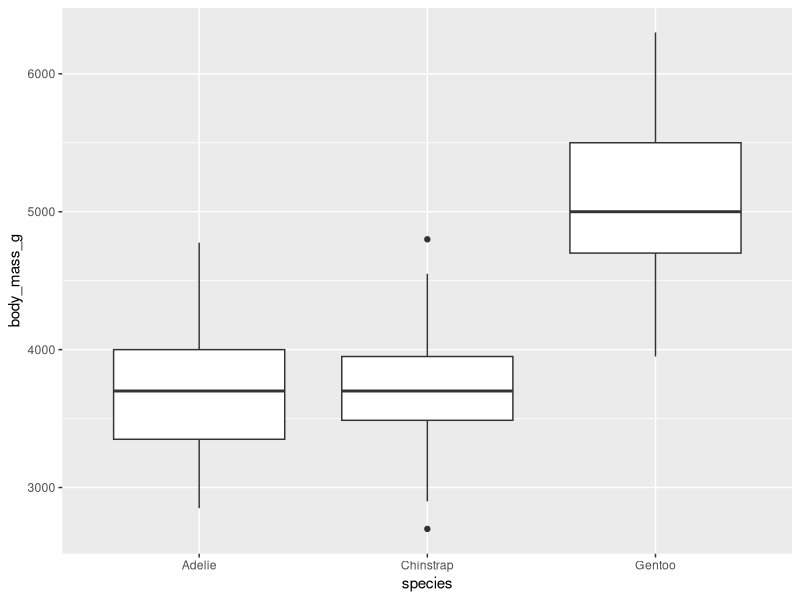
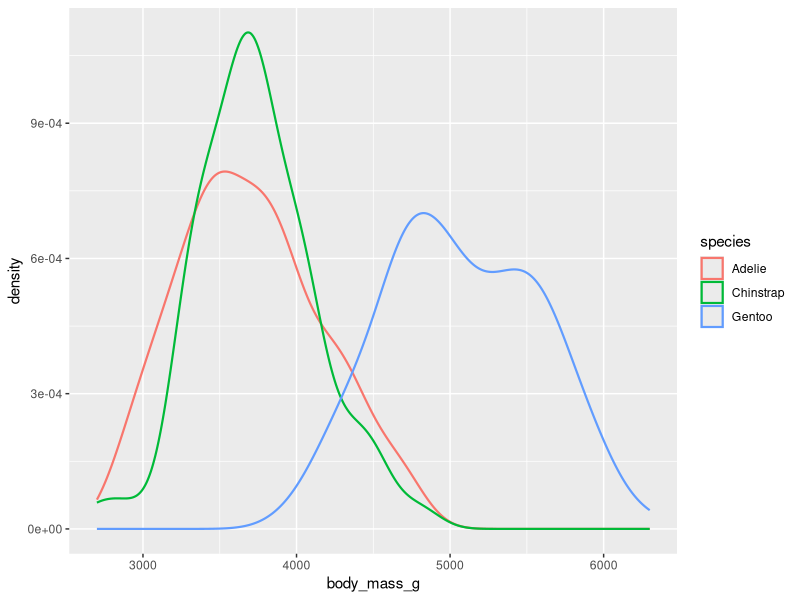
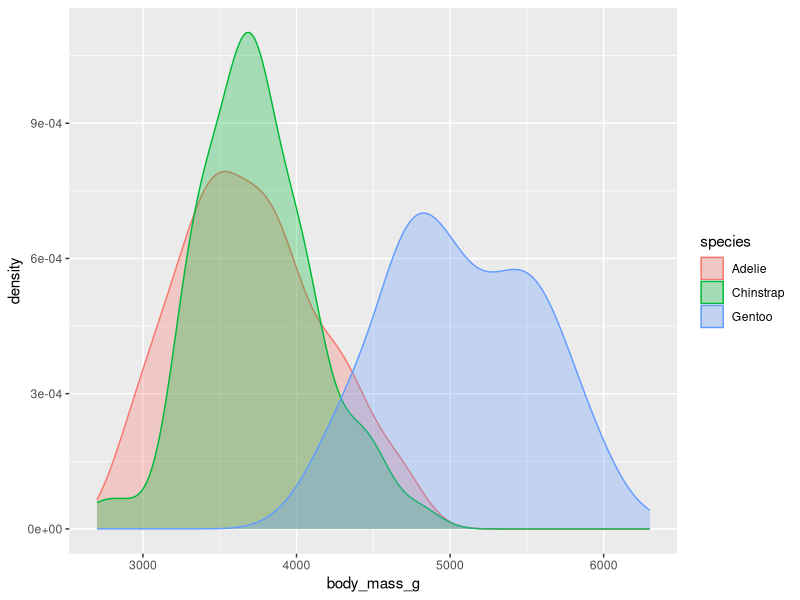
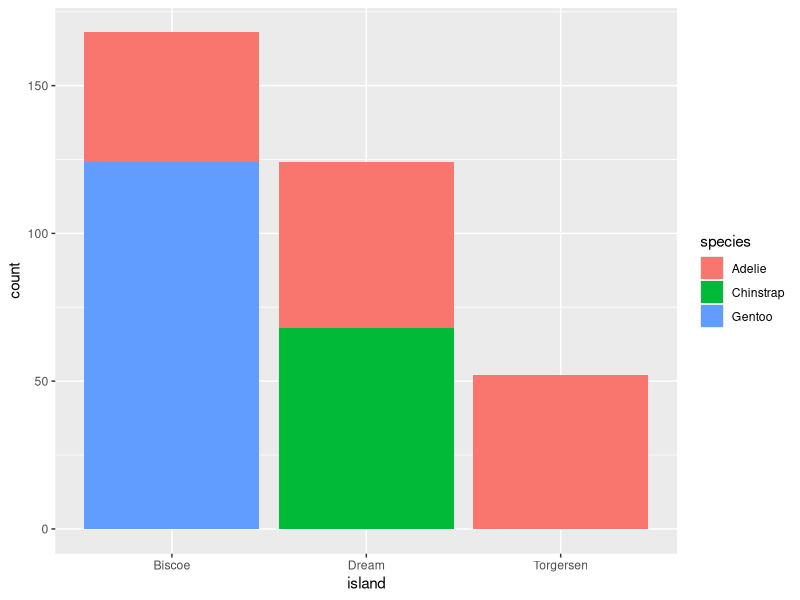
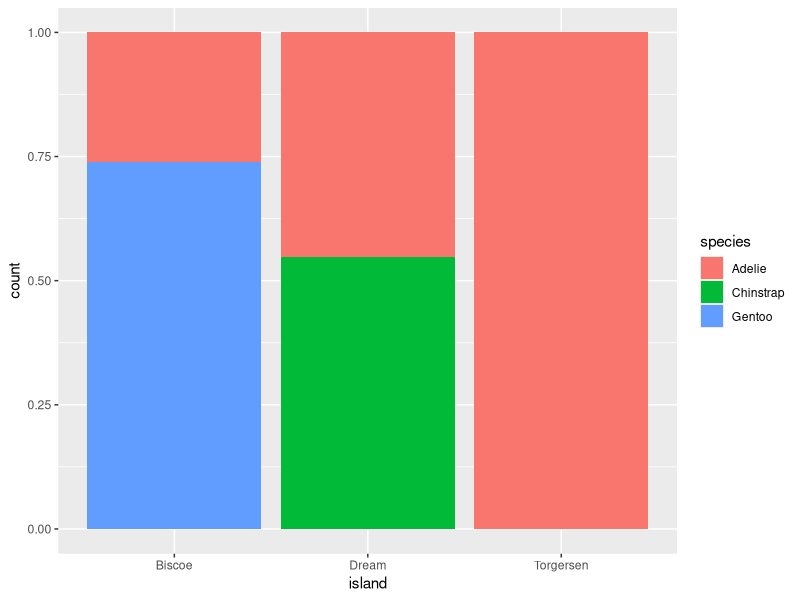
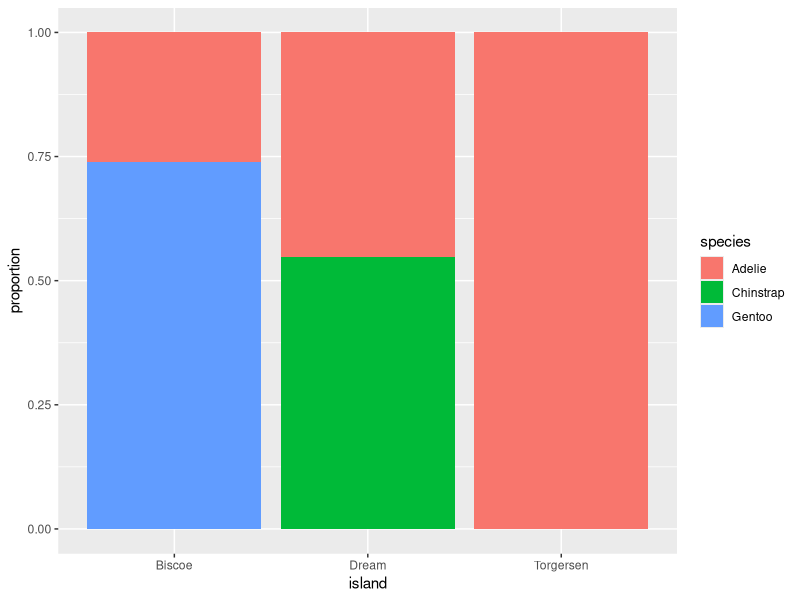
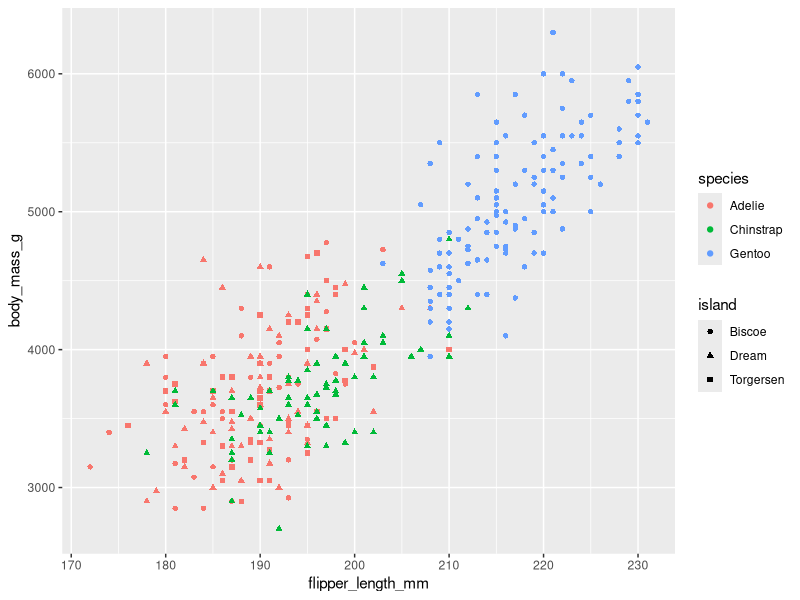
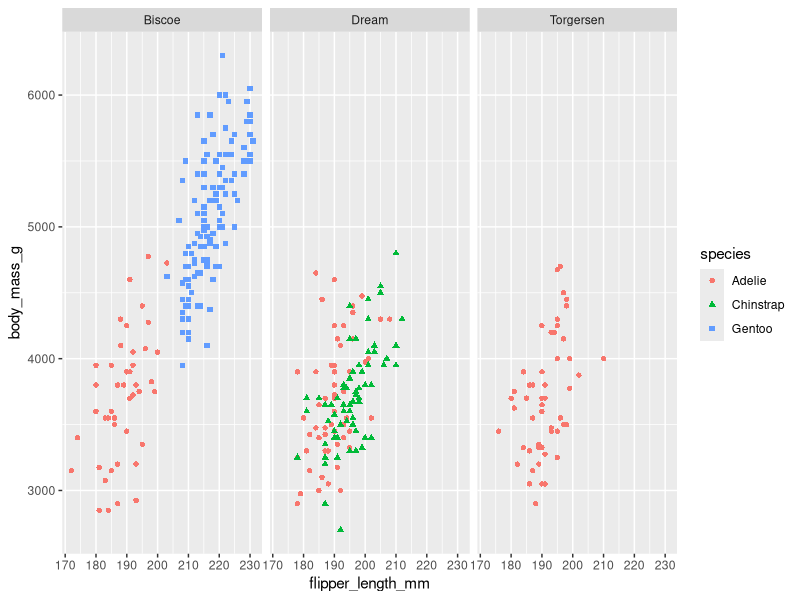

Write the R code that produced these figures, in order. (Note: this script raises an error after producing the figures.)
library(palmerpenguins)
library(tidyverse)
library(ggthemes)

penguins
# Book Examples -----------------------------------------------------------
ggplot(penguins, aes(x = species, y = body_mass_g)) +
  geom_boxplot()

#Density Plot
ggplot(penguins, aes(x = body_mass_g, color = species)) +
  geom_density(linewidth = 0.75)

#Density Plot filled
ggplot(penguins, aes(x = body_mass_g, color = species, fill = species)) +
  geom_density(alpha = 0.3)

#Bar Graph
ggplot(penguins, aes(x = island, fill = species)) +
  geom_bar()

#Bar Graph by proportion
ggplot(penguins, aes(x = island, fill = species)) +
  geom_bar(position = "fill")

#Bar Graph by proportion (labeled)
ggplot(penguins, aes(x = island, fill = species)) +
  geom_bar(position = "fill") +
  labs(y = "proportion")

#Four variable scatter plot
ggplot(penguins, aes(x = flipper_length_mm, y = body_mass_g)) +
  geom_point(aes(color = species, shape = island))
 
#Optimized Four variable scatter plot
ggplot(penguins, aes(x = flipper_length_mm, y = body_mass_g)) +
  geom_point(aes(color = species, shape = species)) +
  facet_wrap(~island)


# 1.5 Exercises -----------------------------------------------------------
#MPG variables
?mpg
View(mpg)

#hwy vs displ mpg data frame
ggplot(mpg, aes(x = displ, y = hwy)) +
  geom_point(aes(size = cty, color = cty)) +
  labs(size = "City mpg", color = "City mpg")

#hwy vs dipls mpg linewidth
ggplot(mpg, aes(x = displ, y = hwy)) +
  geom_point(linewidth = cty) 
  
#Depth vs Length scatterplot by species(A)
ggplot(penguins, aes(x = bill_depth_mm, y = bill_length_mm )) +
  geom_point(aes(color = species))

#Depth vs Length scatterplot by species(B)
ggplot(penguins, aes(x = bill_depth_mm, y = bill_length_mm)) +
  geom_point() +
  facet_wrap(~species)

#Two legends Solution
ggplot(
  penguins, 
  aes(
    x = bill_length_mm, y = bill_depth_mm,
    color = species,
    shape = species
  )
) +
  geom_point() +
  labs(color = "Species", shape = "Species")

# Two Plots visualization(A)
ggplot(penguins, aes(x = species, fill = island)) +
  geom_bar(position = "fill") 

# Two Plots Visualization (B)
ggplot(penguins, aes(x = island, fill = species)) +
  geom_bar(position = "fill")
  

# 1.6 Examples ------------------------------------------------------------

ggplot(penguins, aes(x = flipper_length_mm, y =  body_mass_g)) +
  geom_point() 
#
  ggsave(filename = "penguin-plot.png")

# 1.6 Exercises
ggplot(mpg, aes(x = class)) +
  geom_bar() 
ggplot(mpg, aes(x = cty, y = hwy)) +
  geom_point()
#
 ggsave(here("04_plots","mpg-plot.png"))
  
  
